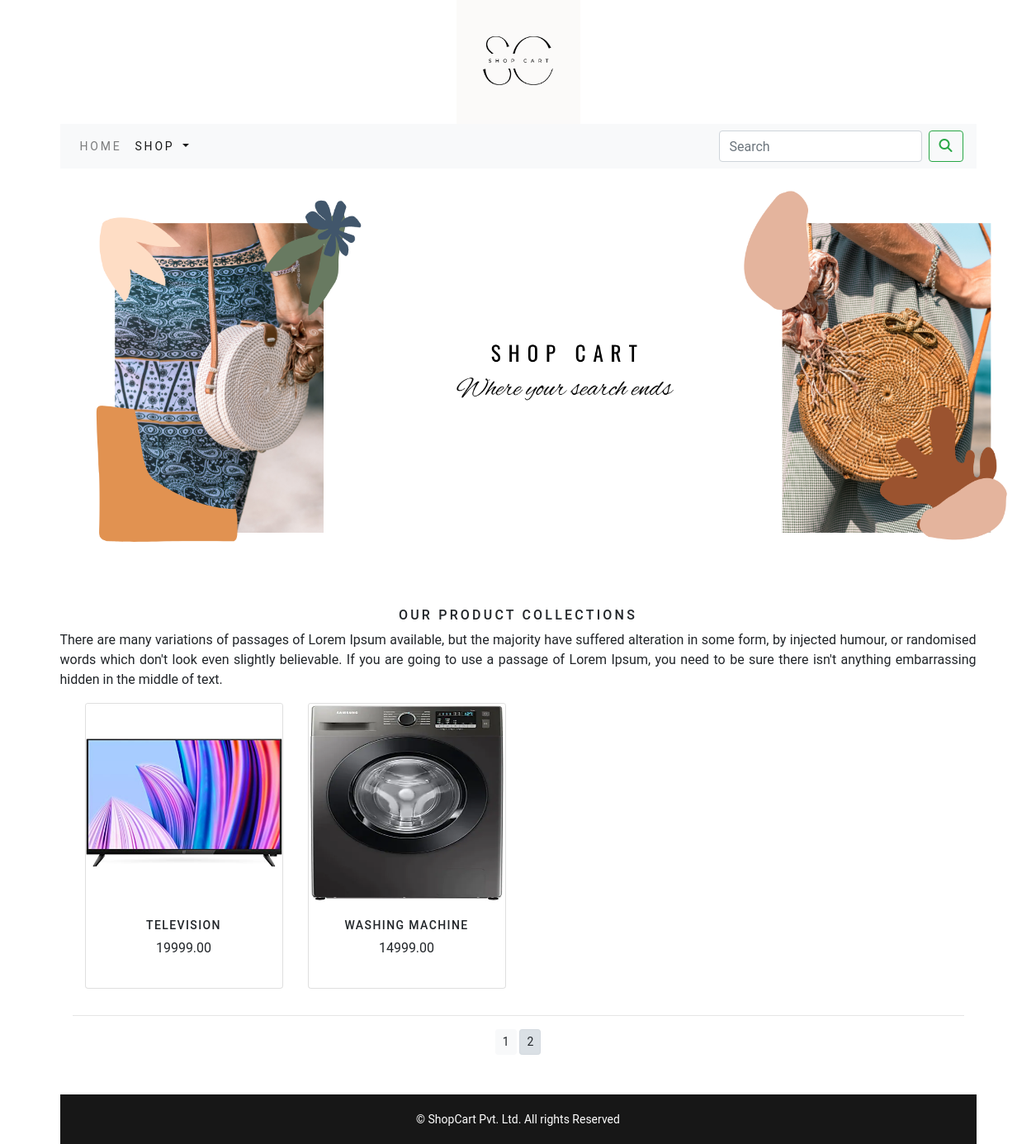
The app's page /ecommerceapp/?page=2 with its own data.
### ecommerceapp/models.py (models this page shows, shortened)
class Product(models.Model):
    name=models.CharField(max_length=250,unique=True)
    slug=models.SlugField(max_length=250,unique=True)
    description=models.TextField(blank=True)
    price=models.DecimalField(max_digits=10,decimal_places=2)
    category=models.ForeignKey(Category,on_delete=models.CASCADE)
    image = models.ImageField(upload_to='product', blank=True)
    stock=models.IntegerField()
    available=models.BooleanField(default=True)
    created=models.DateTimeField(auto_now_add=True)
    updated=models.DateTimeField(auto_now=True)
    def get_url(self):
        return reverse('ecommerceapp:prodCatdetail',args=[self.category.slug,self.slug])
    class Meta:
        ordering = ('name',)
        verbose_name = 'product'
        verbose_name_plural = 'products'

### ecommerceapp/views.py (the view)
# urls.py: path('',views.allProdCat,name='allProdCat'),
def allProdCat(request,c_slug=None):
    c_page=None
    products_list=None
    if c_slug!=None:
        c_page=get_object_or_404(Category,slug=c_slug)
        products_list=Product.objects.all().filter(category=c_page,available=True)
    else:
        products_list=Product.objects.all().filter(available=True)
    paginator=Paginator(products_list,8)
    try:
        page=int(request.GET.get('page','1'))
    except:
        page=1
    try:
        products=paginator.page(page)
    except (EmptyPage,InvalidPage):
        products=paginator.page(paginator.num_pages)
    return render(request,"category.html",{'category':c_page,'products':products})

### cart/context_processors.py (called while the page is built)
def counter(request):
    item_count=0
    if 'admin' in request.path:
        return {}
    else:
        try:
            cart=Cart.objects.filter(cart_id=_cart_id(request))
            car_items=CartItem.objects.all().filter(cart=cart[:1])
            for cart_item in car_items:
                item_count += cart_item.quantity
        except Cart.DoesNotExist:
            item_count = 0
    return dict(item_count=item_count)

### cart/views.py (called while the page is built)
def _cart_id(request):
    cart= request.session.session_key
    if not cart:
        cart=request.session.create()
    return cart

### ecommerceapp/context_processors.py (called while the page is built)
def menu_links(request):
    links=Category.objects.all()
    return dict(links=links)

### ecommerceapp/models.py (called while the page is built)
    def get_url(self):
        return reverse('ecommerceapp:products_by_category',args=[self.slug])

### templates/category.html (shortened to what this page needs)
{% extends 'base.html' %}
{% load static %}
{% block content %}
<div class="mx-auto">
    {% if category %}
    <img class="my_image" src="{{category.image.url}}" alt="{{category.image}}">
</div>
<br>
<div>
    <h1 class="text-center my_title">{{category.name}}</h1>
    <p class="text-justify">{{category.description}}</p>
</div>
{% else %}
<div>
    <img class="my_image my_image_padding" src="{% static 'image/banner.png' %}" alt="Our Products" width="1200px;">
</div>
<br>
<div>
    <h1 class="text-center my_title">Our Product Collections</h1>
    <p class="text-justify">There are many variations of passages of Lorem Ipsum available, but the majority have suffered alteration in some form, by injected humour, or randomised words which don't look even slightly believable. If you are going to use a passage of Lorem Ipsum, you need to be sure there isn't anything embarrassing hidden in the middle of text.</p>
</div>
{% endif %}
<div class="container">
    <div class="row mx-auto">
        {% for product in products.object_list %}
        <div class="my_bottom_margin col-9 col-sm-12 col-md-3 mb-3">
            <div class="card text-center" style="minimum-width:18rem;">
                <a href="{{product.get_url}}"><img class="card-img-top my_image" src="{{product.image.url}}" alt="{{product.name}}" width="100px;" height="240px;"></a>
                <div class="card-body">
                    <h4>{{product.name}}</h4>
                    <p>{{product.price}}</p>
                </div>
            </div>
        </div>
        {% endfor %}
    </div>
    <div class="mx-auto">
        {% if products.paginator.num_pages > 1 %}
        <hr>
        <div class="text-center">
            {% for pg in products.paginator.page_range %}
                <a href="?page={{pg}}" class="btn btn-light btn-sm {% if products.number == pg %} active {% endif %}">{{pg}}</a>
            {% endfor %}
        </div>
         {% endif %}
    </div>
    <br>
</div>
{% endblock %}

### static/css/custom.css (style rules this page uses)
body { font-family: 'Libre Baskerville', serif; font-family: 'Roboto', sans-serif; }
.my_image { width=100; height=auto; }
.my_title { font-size : 16px; text-transform : uppercase; letter-spacing : .2em; }
.my_image_padding { padding: 5px; }
.card-body h4 { font-size : 14px; text-transform : uppercase; letter-spacing : .1em; }

### records on screen
Product: image (picture), name "TELEVISION", price "19999.00"
Product: image (picture), name "WASHING MACHINE", price "14999.00"

### other values on screen
{{ pg }} "1" "2"
